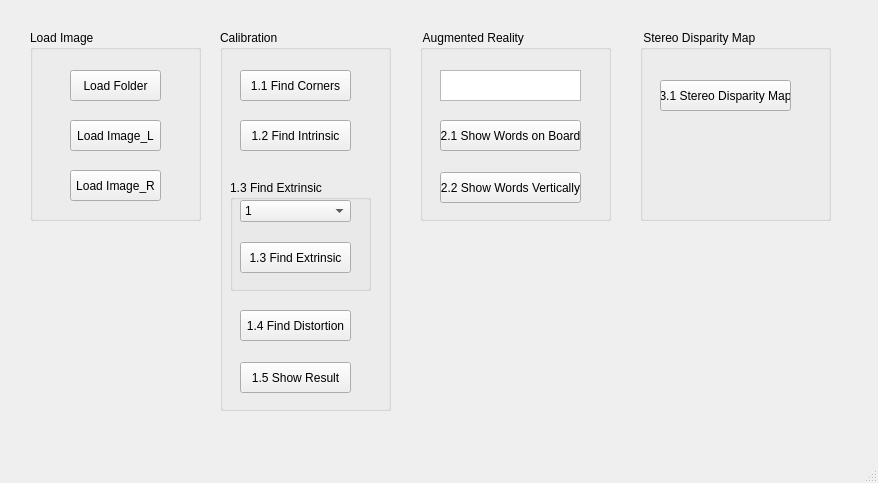
<?xml version="1.0" encoding="UTF-8"?>
<ui version="4.0">
 <class>MainWindow</class>
 <widget class="QMainWindow" name="MainWindow">
  <property name="geometry">
   <rect>
    <x>0</x>
    <y>0</y>
    <width>878</width>
    <height>483</height>
   </rect>
  </property>
  <property name="windowTitle">
   <string>MainWindow</string>
  </property>
  <widget class="QWidget" name="centralwidget">
   <widget class="QGroupBox" name="groupBox">
    <property name="geometry">
     <rect>
      <x>30</x>
      <y>30</y>
      <width>171</width>
      <height>191</height>
     </rect>
    </property>
    <property name="title">
     <string>Load Image</string>
    </property>
    <widget class="QPushButton" name="pushButton">
     <property name="geometry">
      <rect>
       <x>40</x>
       <y>40</y>
       <width>91</width>
       <height>31</height>
      </rect>
     </property>
     <property name="text">
      <string>Load Folder</string>
     </property>
    </widget>
    <widget class="QPushButton" name="pushButton_2">
     <property name="geometry">
      <rect>
       <x>40</x>
       <y>90</y>
       <width>91</width>
       <height>31</height>
      </rect>
     </property>
     <property name="text">
      <string>Load Image_L</string>
     </property>
    </widget>
    <widget class="QPushButton" name="pushButton_3">
     <property name="geometry">
      <rect>
       <x>40</x>
       <y>140</y>
       <width>91</width>
       <height>31</height>
      </rect>
     </property>
     <property name="text">
      <string>Load Image_R</string>
     </property>
    </widget>
   </widget>
   <widget class="QGroupBox" name="groupBox_2">
    <property name="geometry">
     <rect>
      <x>220</x>
      <y>30</y>
      <width>171</width>
      <height>381</height>
     </rect>
    </property>
    <property name="title">
     <string>Calibration</string>
    </property>
    <widget class="QPushButton" name="pushButton_4">
     <property name="geometry">
      <rect>
       <x>20</x>
       <y>40</y>
       <width>111</width>
       <height>31</height>
      </rect>
     </property>
     <property name="text">
      <string>1.1 Find Corners</string>
     </property>
    </widget>
    <widget class="QPushButton" name="pushButton_5">
     <property name="geometry">
      <rect>
       <x>20</x>
       <y>90</y>
       <width>111</width>
       <height>31</height>
      </rect>
     </property>
     <property name="text">
      <string>1.2 Find Intrinsic</string>
     </property>
    </widget>
    <widget class="QGroupBox" name="groupBox_3">
     <property name="geometry">
      <rect>
       <x>10</x>
       <y>150</y>
       <width>141</width>
       <height>111</height>
      </rect>
     </property>
     <property name="title">
      <string>1.3 Find Extrinsic</string>
     </property>
     <widget class="QComboBox" name="comboBox">
      <property name="geometry">
       <rect>
        <x>10</x>
        <y>20</y>
        <width>111</width>
        <height>22</height>
       </rect>
      </property>
      <item>
       <property name="text">
        <string>1</string>
       </property>
      </item>
      <item>
       <property name="text">
        <string>2</string>
       </property>
      </item>
      <item>
       <property name="text">
        <string>3</string>
       </property>
      </item>
      <item>
       <property name="text">
        <string>4</string>
       </property>
      </item>
      <item>
       <property name="text">
        <string>5</string>
       </property>
      </item>
      <item>
       <property name="text">
        <string>6</string>
       </property>
      </item>
      <item>
       <property name="text">
        <string>7</string>
       </property>
      </item>
      <item>
       <property name="text">
        <string>8</string>
       </property>
      </item>
      <item>
       <property name="text">
        <string>9</string>
       </property>
      </item>
      <item>
       <property name="text">
        <string>10</string>
       </property>
      </item>
      <item>
       <property name="text">
        <string>11</string>
       </property>
      </item>
      <item>
       <property name="text">
        <string>12</string>
       </property>
      </item>
      <item>
       <property name="text">
        <string>13</string>
       </property>
      </item>
      <item>
       <property name="text">
        <string>14</string>
       </property>
      </item>
      <item>
       <property name="text">
        <string>15</string>
       </property>
      </item>
     </widget>
     <widget class="QPushButton" name="pushButton_6">
      <property name="geometry">
       <rect>
        <x>10</x>
        <y>62</y>
        <width>111</width>
        <height>31</height>
       </rect>
      </property>
      <property name="text">
       <string>1.3 Find Extrinsic</string>
      </property>
     </widget>
    </widget>
    <widget class="QPushButton" name="pushButton_7">
     <property name="geometry">
      <rect>
       <x>20</x>
       <y>280</y>
       <width>111</width>
       <height>31</height>
      </rect>
     </property>
     <property name="text">
      <string>1.4 Find Distortion</string>
     </property>
    </widget>
    <widget class="QPushButton" name="pushButton_8">
     <property name="geometry">
      <rect>
       <x>20</x>
       <y>332</y>
       <width>111</width>
       <height>31</height>
      </rect>
     </property>
     <property name="text">
      <string>1.5 Show Result</string>
     </property>
    </widget>
   </widget>
   <widget class="QGroupBox" name="groupBox_4">
    <property name="geometry">
     <rect>
      <x>420</x>
      <y>30</y>
      <width>191</width>
      <height>191</height>
     </rect>
    </property>
    <property name="title">
     <string> Augmented Reality</string>
    </property>
    <widget class="QTextEdit" name="textEdit">
     <property name="geometry">
      <rect>
       <x>20</x>
       <y>40</y>
       <width>141</width>
       <height>31</height>
      </rect>
     </property>
     <property name="html">
      <string>&lt;!DOCTYPE HTML PUBLIC &quot;-//W3C//DTD HTML 4.0//EN&quot; &quot;http://www.w3.org/TR/REC-html40/strict.dtd&quot;&gt;
&lt;html&gt;&lt;head&gt;&lt;meta name=&quot;qrichtext&quot; content=&quot;1&quot; /&gt;&lt;style type=&quot;text/css&quot;&gt;
p, li { white-space: pre-wrap; }
&lt;/style&gt;&lt;/head&gt;&lt;body style=&quot; font-family:'PMingLiU'; font-size:9pt; font-weight:400; font-style:normal;&quot;&gt;
&lt;p style=&quot;-qt-paragraph-type:empty; margin-top:0px; margin-bottom:0px; margin-left:0px; margin-right:0px; -qt-block-indent:0; text-indent:0px;&quot;&gt;&lt;br /&gt;&lt;/p&gt;&lt;/body&gt;&lt;/html&gt;</string>
     </property>
    </widget>
    <widget class="QPushButton" name="pushButton_9">
     <property name="geometry">
      <rect>
       <x>20</x>
       <y>90</y>
       <width>141</width>
       <height>31</height>
      </rect>
     </property>
     <property name="text">
      <string>2.1 Show Words on Board</string>
     </property>
    </widget>
    <widget class="QPushButton" name="pushButton_10">
     <property name="geometry">
      <rect>
       <x>20</x>
       <y>142</y>
       <width>141</width>
       <height>31</height>
      </rect>
     </property>
     <property name="text">
      <string>2.2 Show Words Vertically</string>
     </property>
    </widget>
   </widget>
   <widget class="QGroupBox" name="groupBox_5">
    <property name="geometry">
     <rect>
      <x>640</x>
      <y>30</y>
      <width>191</width>
      <height>191</height>
     </rect>
    </property>
    <property name="title">
     <string> Stereo Disparity Map</string>
    </property>
    <widget class="QPushButton" name="pushButton_11">
     <property name="geometry">
      <rect>
       <x>20</x>
       <y>50</y>
       <width>131</width>
       <height>31</height>
      </rect>
     </property>
     <property name="text">
      <string>3.1 Stereo Disparity Map</string>
     </property>
    </widget>
   </widget>
  </widget>
  <widget class="QMenuBar" name="menubar">
   <property name="geometry">
    <rect>
     <x>0</x>
     <y>0</y>
     <width>878</width>
     <height>21</height>
    </rect>
   </property>
  </widget>
  <widget class="QStatusBar" name="statusbar"/>
 </widget>
 <resources/>
 <connections/>
</ui>
